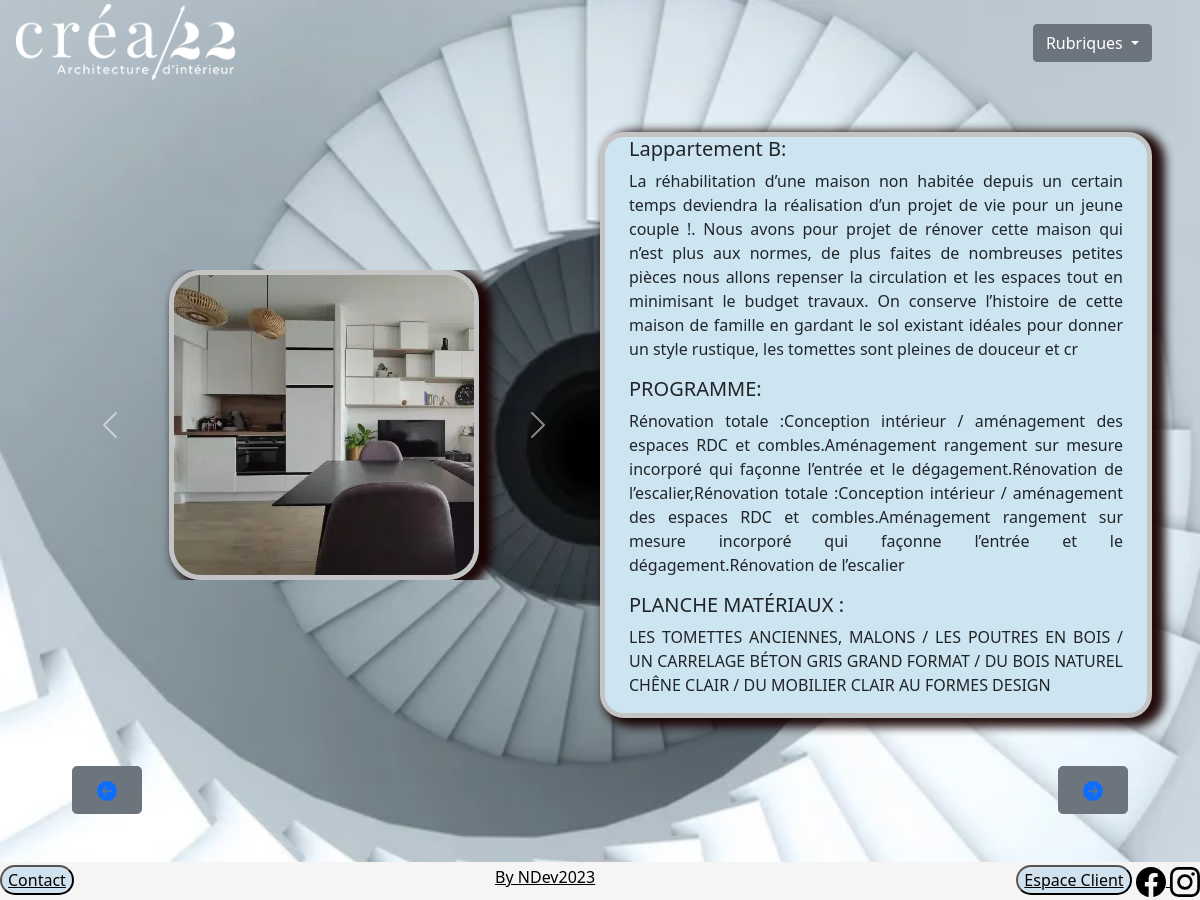
The page /detailRealisation.php?Id=1 on the database its author committed.
### tables this page shows
CREATE TABLE IF NOT EXISTS Picture (
    Id INT NOT NULL PRIMARY KEY AUTO_INCREMENT,
    Image1 VARCHAR(65) NOT NULL,
    Image2 VARCHAR(65) NOT NULL,
    Image3 VARCHAR(65) NOT NULL,
    Image4 VARCHAR(65) NOT NULL,
    Image5 VARCHAR(65),
    Id_Real INT not NULL,
    FOREIGN KEY (Id_Real) REFERENCES Realisation(Id)
);

CREATE Table Realisation(
    id INT NOT NULL PRIMARY KEY AUTO_INCREMENT,
    Titre VARCHAR(65) NOT NULL,
    Detail1 VARCHAR(65) not NULL,
    Detail2 VARCHAR(65),
    Detail3 VARCHAR(65),
    Detail4 VARCHAR(65)
);

### pdo.php (called while the page is built, shortened)
<?php
function getDetailetImage($pdo)
{
    try {
    $query  = $pdo->prepare("SELECT * FROM Realisation  INNER JOIN Picture ON Realisation.id = Id_Real");
    $query->execute();
    $DetailetImage = $query->fetchAll(PDO::FETCH_ASSOC);
    return $DetailetImage;
}
catch (Exception $e){
 echo 'erreur sur les demande de detail des realisations';
}
}

### detailRealisation.php (the view, shortened to what this page needs)
<?php
require_once './top.php';
require_once './pdo.php';
$DetailetImages = getDetailetImage($pdo);
$id = $_GET['Id'];
$idm = $id - 1;
$idp = $id + 1;
?>
<body>
    <?php
    require_once './navbar.php';
    ?>
    <main>
        <section>
            <div class="row flex-lg-row align-items-center g-5 py-5 mx-5">
                <div class="col-12 col-sm-8 col-lg-6">
                    <div id="carouselExample" class="carousel slide carousel-fade">
                        <div class="carousel-inner">
                            <div class="carousel-item active" data-bs-interval="2000">
                                <img src="<?= $DetailetImages[$id]['Image2'] ?>" class="d-block w-sm-50 w-md-75" id="imagedetail" alt="...">
                            </div>
                        </div>
                        <button class="carousel-control-prev" type="button" data-bs-target="#carouselExample" data-bs-slide="prev">
                            <span class="carousel-control-prev-icon" aria-hidden="true"></span>
                        </button>
                        <button class="carousel-control-next" type="button" data-bs-target="#carouselExample" data-bs-slide="next">
                            <span class="carousel-control-next-icon" aria-hidden="true"></span>
                        </button>
                    </div>
                </div>
                <div class="col-lg-6 descriptif">
                    <div class="h5 nomClient"><?= $DetailetImages[$id]['Titre'] ?>:</div>
                    <p>
                        <?= $DetailetImages[$id]['detail1'] ?>
                    </p>
                    <div class="h5 programClient">PROGRAMME:</div>
                    <p>
                        <?= $DetailetImages[$id]['detail2'] ?>
                    </p>
                    <div class="h5 Materiaux">PLANCHE MATÉRIAUX :</div>
                    <p>
                        <?= $DetailetImages[$id]['detail3'] ?>
                    </p>
                </div>
                <div class="d-grid gap-2 d-md-flex justify-content-md-center justify-content-lg-between">
                    <button type="button" class="btn btn-secondary btn-lg px-4 me-md-2">
                        <a href="./detailRealisation.php?Id=<?= $idm ?>">
                            <svg xmlns="http://www.w3.org/2000/svg" width="20" height="20" fill="currentColor" class="bi bi-arrow-left-circle-fill" viewBox="0 0 16 16">
                                <path d="M8 0a8 8 0 1 0 0 16A8 8 0 0 0 8 0zm3.5 7.5a.5.5 0 0 1 0 1H5.707l2.147 2.146a.5.5 0 0 1-.708.708l-3-3a.5.5 0 0 1 0-.708l3-3a.5.5 0 1 1 .708.708L5.707 7.5H11.5z" />
                            </svg>
                        </a>
                    </button>
                    <button type="button" class="btn btn-secondary btn-lg px-4">
                        <a href="./detailRealisation.php?Id=<?= $idp ?>">
                            <svg xmlns="http://www.w3.org/2000/svg" width="20" height="20" fill="currentColor" class="bi bi-arrow-right-circle-fill" viewBox="0 0 16 16">
                                <path d="M8 0a8 8 0 1 1 0 16A8 8 0 0 1 8 0zM4.5 7.5a.5.5 0 0 0 0 1h5.793l-2.147 2.146a.5.5 0 0 0 .708.708l3-3a.5.5 0 0 0 0-.708l-3-3a.5.5 0 1 0-.708.708L10.293 7.5H4.5z" />
                            </svg>
                        </a>
                    </button>
                </div>
            </div>
        </section>
    </main>
    <footer>
        <?php
        require_once './footer.php';
        ?>
    </footer>
</body>
</html>

### top.php (shortened to what this page needs)
<!DOCTYPE html>
<html lang="fr">
<head>
    <link rel="stylesheet" href="./css/style.css">
    <link href="https://cdn.jsdelivr.net/npm/bootstrap@5.0.2/dist/css/bootstrap.min.css" rel="stylesheet">
    <link rel="stylesheet" href="https://cdnjs.cloudflare.com/ajax/libs/animate.css/4.1.1/animate.min.css"/>
</head>

### navbar.php
<header>
  <nav>
    <div class="header">
      <a href="./accueil.php"><img src="./asset/crea22_logo-white.webp" class="logo1" alt="logo du cabinet Crea22" title="Revenir à la page d'accueil"></a>
      <?php
        require_once 'dropdown.php';
      ?>
    </div>
  </nav>
</header>

### dropdown.php (shortened to what this page needs)
<div class="dropdown me-5 me-s-n1  mt-4 mt-s-n1 " title="Detail des Rubriques">
    <a class="btn btn-secondary dropdown-toggle" href="#" role="button" id="dropdownMenuLink" data-bs-toggle="dropdown" aria-expanded="false">
        Rubriques
    </a>
</div>

### footer.php (shortened to what this page needs)
<div class="footer">
        <div>
            <button class="btncontact btnf">
                <a href="contact.php" title="Formulaire de contact">Contact</a>
            </button>
        </div>
        <div class="text-center">
            <a href=".../ndev2023/index.php" target="_blank" title="www.NDev2023.fr">By NDev2023</a>
        </div>
        <div>
            <button class="btnconnexion btnf">
                <a href="espaceClient.php" title="Se connecter">Espace Client</a>
            </button>
            <a href="https://www.facebook.com/crea22architecturedinterieur/?locale=fr_FR" target="_blank" title="Suivez-moi sur Facebook">
            </a>
            <a href="https://www.instagram.com/crea22.architecturedinterieur/" target="_blank" title="Suivez-moi sur Instagram">
            </a>
        </div>
</div>

### css/style.css (style rules this page uses)
.header { display: flex; flex-direction: row; justify-content: space-between; }
.logo1 { width: 83.5%; height: auto; }
html { width: 100%; height: 100%; }
body { background-repeat: no-repeat; background: center url("../asset/escalier.jpeg"); background-size: cover; background-attachment: fixed; display: flex; flex-direction: column; justify-content: space-between; font-size: x-large; box-sizing: border-box; min-height: 100%; }
.btnf { background-color: #D1E2EE; border-radius: 20px; }
.footer { width: 100%; height: 10%; background-color: #F5F5F5; display: flex; flex-direction: row; justify-content: space-between; padding-top: 0.3%; padding-bottom: 0.3%; }
.footer a { color: black; }
#imagedetail { margin: 0 auto; max-width: 100%; height: auto; border-radius: 2rem; border: 5px solid #C4C4C4; box-shadow: 8px 4px 10px 5px rgba(23, 0, 0, 0.94); }
.descriptif { width: 100%; height: 50%; background-color: #CCE5F0; text-align: justify; border-radius: 1.5rem; border: 5px solid #C4C4C4; box-shadow: 8px 4px 10px 5px rgba(23, 0, 0, 0.94); }

### rows shown on the page
picture: Image2 (picture)
realisation: Titre "Lappartement B", detail1 "La réhabilitation d’une maison non habitée depuis un certain temps deviendra la réalisation d’un projet de vie pour un jeune couple !. Nous avons pour projet de rénover cette maison qui n’est plus aux normes, de plus faites de nombreuses petites pièces nous allons repenser la circulation et les espaces tout en minimisant le budget travaux. On conserve l’histoire de cette maison de famille en gardant le sol existant idéales pour donner un style rustique, les tomettes sont pleines de douceur et cr", detail2 "Rénovation totale :Conception intérieur / aménagement des espaces RDC et combles.Aménagement rangement sur mesure incorporé qui façonne l’entrée et le dégagement.Rénovation de l’escalier,Rénovation totale :Conception intérieur / aménagement des espaces RDC et combles.Aménagement rangement sur mesure incorporé qui façonne l’entrée et le dégagement.Rénovation de l’escalier", detail3 "LES TOMETTES ANCIENNES, MALONS / LES POUTRES EN BOIS / UN CARRELAGE BÉTON GRIS GRAND FORMAT / DU BOIS NATUREL CHÊNE CLAIR / DU MOBILIER CLAIR AU FORMES DESIGN"
